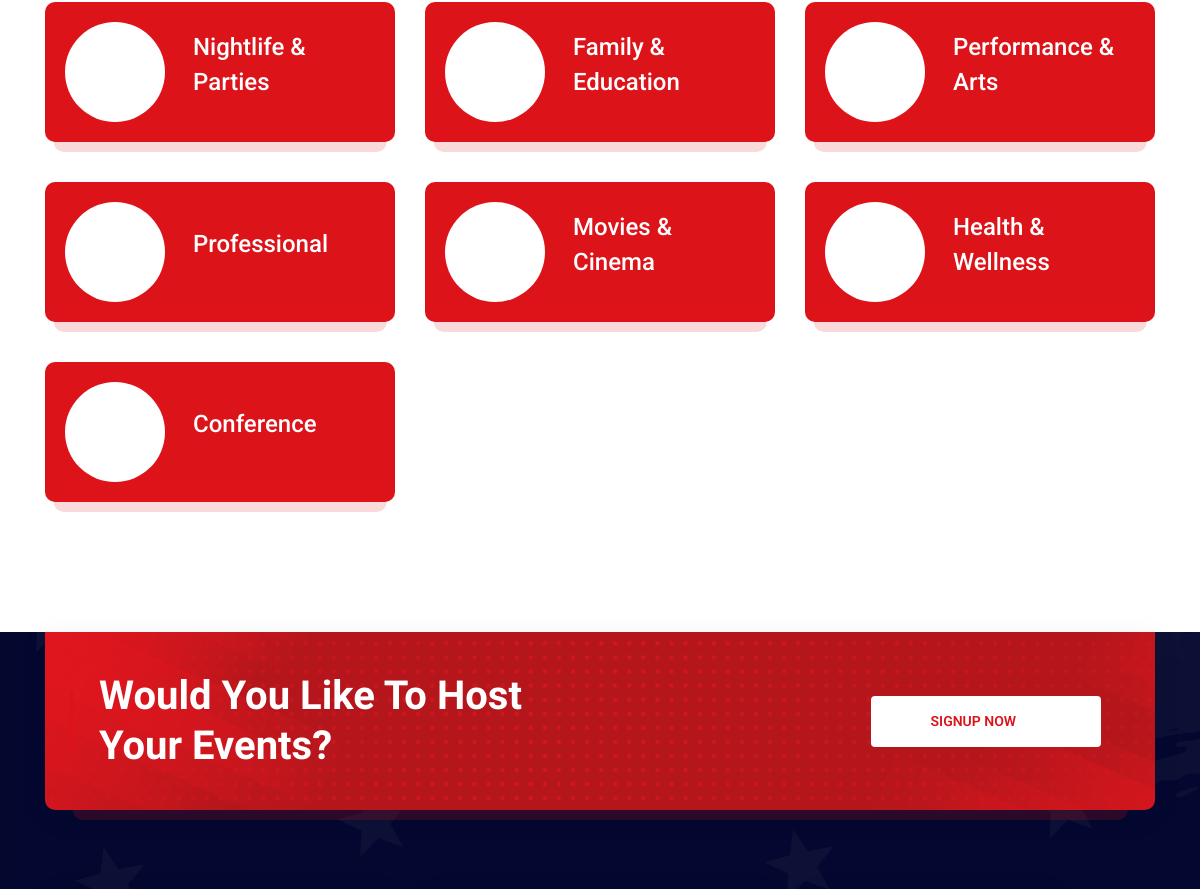
/event-categories/ (middle part), run on an earlier commit of the app's database.
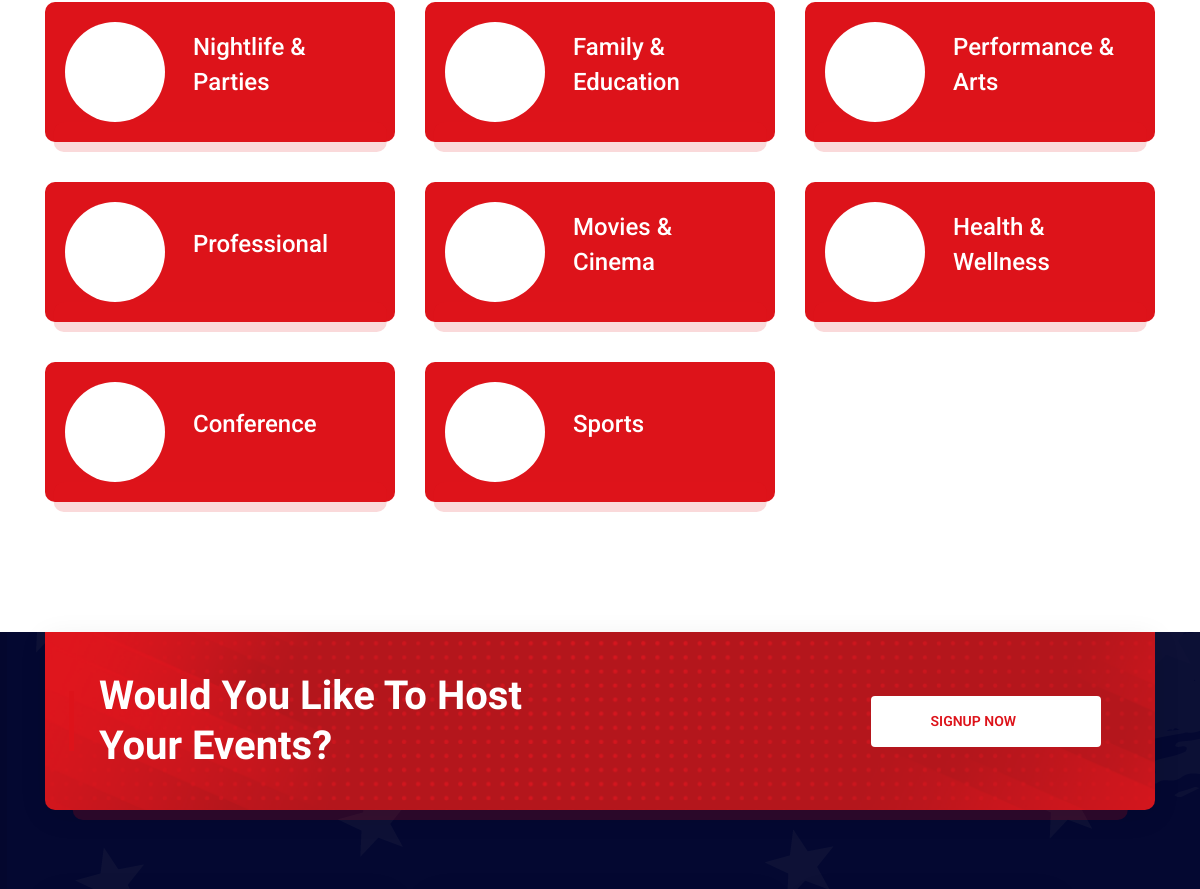
And on a later commit of the database.
### events_app/models.py (models this page shows, shortened)
class EventCategory(models.Model):
    name = models.CharField(max_length=100)

### events_app/views.py (the view)
# urls.py: path('event-categories/', EventCategoryListView.as_view(), name='event-category-list'),
class EventCategoryListView(ListView):
    model = EventCategory
    template_name = 'events_app/eventcategory_list.html,'
    context_object_name = 'categories'

### events_app/templates/events_app/eventcategory_list.html (shortened to what this page needs)
{% extends 'events_app/base.html' %}
{% load static %}
{% block content %}
<div class="campaign-section-area">
  <div class="container">
    <div class="row">
      {% for eventcategory in categories %}
        <div class="col-lg-4">
          <div class="campaign-single-items-02 wow animate__animated animate__fadeInLeft">
            <div class="icon">
              <i class="icon-human-right"></i>
            </div>
            <div class="content">
              <div class="title-wrapper">
                <div class="title">
                  <h5><a href="{% url 'events_by_category' eventcategory.id %}">{{ eventcategory.name }}</a></h5>
                </div>
              </div>
            </div>
          </div>
        </div>
      {% endfor %}
    </div>
  </div>
</div>
{% endblock %}

What changed in the data, as far as the page shows it:
added EventCategory: name "Sports"
